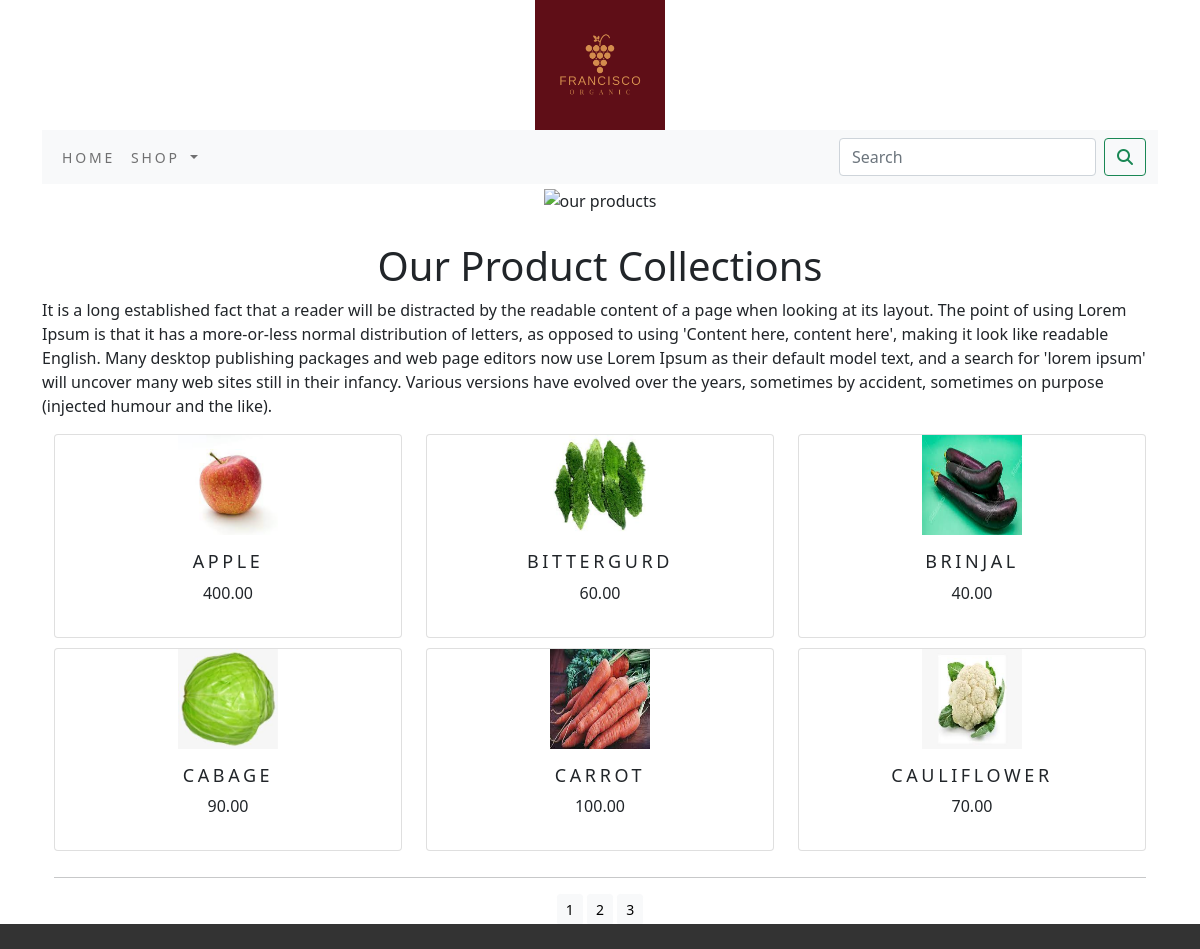
Page /shop on the committed database.
### shop/models.py (models this page shows, shortened)
class Product(models.Model):
    name=models.CharField(max_length=250,unique=True)
    slug = models.SlugField(max_length=250, unique=True)
    description = models.TextField(blank=True)
    price=models.DecimalField(max_digits=10,decimal_places=2)
    category=models.ForeignKey(Category,on_delete=models.CASCADE)
    image = models.ImageField(upload_to='product', blank=True)
    stock=models.IntegerField()
    available = models.BooleanField(default=True)
    created=models.DateTimeField(auto_now_add=True)
    updated=models.DateTimeField(auto_now=True)
    def get_url(self):
        return reverse('shop:prodCatdetail',args=[self.category.slug,self.slug])
    class Meta:
        ordering = ('name',)
        verbose_name = 'product'
        verbose_name_plural = 'products'

### shop/views.py (the view)
# urls.py: path('',views.allproduct,name='allproduct'),
def allproduct(request,c_slug=None):
    c_page=None
    products_list=None
    if c_slug!=None:
        c_page=get_object_or_404(Category,slug=c_slug)
        products_list=Product.objects.all().filter(category=c_page, available=True)
    else:
        products_list=Product.objects.all().filter(available=True)
    paginator=Paginator(products_list,6)
    try:
        page=int(request.GET.get('page','1'))
    except:
        page=1
    try:
        products=paginator.page(page)
    except (EmptyPage,InvalidPage):
        products=paginator.page(paginator.num_pages)
    return render(request,"category.html",{'category':c_page,'products':products})

### cart/context_processors.py (called while the page is built)
def counter(request):
    item_count=0
    if 'admin' in request.path:
        return {}
    else:
        try:
            cart=Cart.objects.filter(cart_id=_cart_id(request))
            car_items=CartItem.objects.all().filter(cart=cart[:1])
            for cart_item in car_items:
                item_count += cart_item.quantity
        except Cart.DoesNotExist:
            item_count =0
    return dict(item_count=item_count)

### cart/views.py (called while the page is built)
def _cart_id(request):
    cart=request.session.session_key
    if not cart:
        cart=request.session.create()
    return cart

### shop/context_processors.py (called while the page is built)
def menu_links(request):
    links=Category.objects.all()
    return dict(links=links)

### shop/models.py (called while the page is built)
    def get_url(self):
        return reverse('shop:products_by_category',args=[self.slug])

### templates/category.html (shortened to what this page needs)
{% extends 'base.html' %}
{% load static %}
{% block content %}
<div class="mx_auto">
    {% if category %}
    <img class="my_image" src="{{category.image.url}}" alt="{{category.name}}" width="100px;" height="100px;">
</div>
         <br>
<div>
    <h1 class="text-center my_title">{{category.name}}</h1>
    <p class="text-justify">{{category.description}}</p>
</div>
    {% else %}
<div>
    <center>
        <img class="my_image my_image_padding" src="{% static 'img/banner.png' %}" alt="our products" width="1250px;">
    </center>
</div>
<br>
<div>
    <h1 class="text-center my_title"> Our Product Collections</h1>
    <p class="text-justify">It is a long established fact that a reader will be distracted by the readable content of a page when looking at its layout. The point of using Lorem Ipsum is that it has a more-or-less normal distribution of letters, as opposed to using 'Content here, content here', making it look like readable English. Many desktop publishing packages and web page editors now use Lorem Ipsum as their default model text, and a search for 'lorem ipsum' will uncover many web sites still in their infancy. Various versions have evolved over the years, sometimes by accident, sometimes on purpose (injected humour and the like).</p>
</div>
 {% endif %}
<div class="container">
    <div class="row mx_auto">
        {% for product in products.object_list %}
        <div class="my_bottom_margin col-9 col-sm-12 col-md-4 col-md-12 col-lg-4" >
            <div class="card text-center" style="min-width:18rem;">
                {% if product.image %}
                     <a href="{{product.get_url}}"><img  src="{{product.image.url}}" alt="{{product.name}}" width="100px;" height="100px;"></a>
                {% else %}
                    <p>No image available for this product.</p>
                {% endif %}
                <div class="card-body">
                    <h4>{{product.name}}</h4>
                    <p>{{product.price}}</p>
                </div>
            </div>
        </div>
       {% endfor %}
    </div>
    <div class="mx-auto">
        {% if products.paginator.num_pages > 1 %}
       <hr>
        <div class="text-center">
            {% for pg in products.paginator.page_range %}
                <a href="?page={{pg}}" class="btn btn-light btn-sm"{% if products.number == pg %} active{% endif %}>{{pg}}</a>
            {% endfor %}
        </div>
         {% endif %}
    </div>
    <br>
</div>
{% endblock %}

### templates/base.html (shortened to what this page needs)
{% load static %}
<!DOCTYPE html>
<html lang="en">
<head>
    <link rel="stylesheet" href="{% static 'css/custom.css' %}">
    <link rel="stylesheet" type="text/css" href="{% static 'custom.css' %}">
    <link href="{% static 'css/bootstrap.min.css' %}" rel="stylesheet" >
</head>
<body>
<div class="container">
{% include 'header.html' %}
{% include 'nav.html' %}
{% block content %}
{% endblock %}
</div>
{% include 'footer.html' %}
</body>
</html>

### templates/header.html
{% load static %}
<header>
    <center>
        <a href="{% url 'shop:allproduct' %}"></a><img src="{% static 'img/logo.png' %}" alt="logimage" width="130px;" height="130px;">
    </center>
</header>

### templates/nav.html (shortened to what this page needs)
<nav class="navbar navbar-expand-lg navbar-light bg-light">
  <div class="container-fluid">
    <div class="collapse navbar-collapse" id="navbarSupportedContent">
      <ul class="navbar-nav me-auto mb-2 mb-lg-0">
        <li class="nav-item">
          <a class="nav-link" href="#">Home</a>
        </li>
        <li class="nav-item dropdown  {% if 'shop' in request.path %} active {% endif %}">
          <a class="nav-link dropdown-toggle" href="#" id="navbarDropdown" role="button" data-bs-toggle="dropdown" aria-expanded="false">
            shop
          </a>
        </li>
      </ul>
      <form class="d-flex" action="{% url 'search_app:SearchResult' %}" method="get">
        <input class="form-control me-2" type="search" placeholder="Search" name="q" aria-label="Search">
        <button class="btn btn-outline-success" type="submit"><i class="fa fa-search" ></i></button>
      </form>
    </div>
  </div>
</nav>

### templates/footer.html
<div class="footer navbar-fixed-bottom my_footer">
  <p class="text-center">&copy; ABC pvt ltd.All rights Reserved</p>
</div>

### static/css/custom.css (style rules this page uses)
body { font-family: Arial, sans-serif; }
.nav-item { letter-spacing : .2em; font-size :14px; text-transform :uppercase; }
.my_footer p { padding-top:20px; font-size:14px; }
.footer { position: fixed; left: 0; bottom: 0; width: 100%; height:25px; background-color: #333; color: #fff; text-align: center; }
.my_image { width:100%; height:auto; }
.my_image_padding { padding:5px; }
.my_bottom_margin { margin-bottom:10px; }
.card-body h4 { font-size:18px; text-transform:uppercase; letter-spacing:.2em }

### rows in the picture
Product: image (picture), name "APPLE", price "400.00"
Product: image (picture), name "BITTERGURD", price "60.00"
Product: image (picture), name "BRINJAL", price "40.00"
Product: image (picture), name "CABAGE", price "90.00"
Product: image (picture), name "CARROT", price "100.00"
Product: image (picture), name "CAULIFLOWER", price "70.00"

### other values in the picture
{{ pg }} "1" "2" "3"
